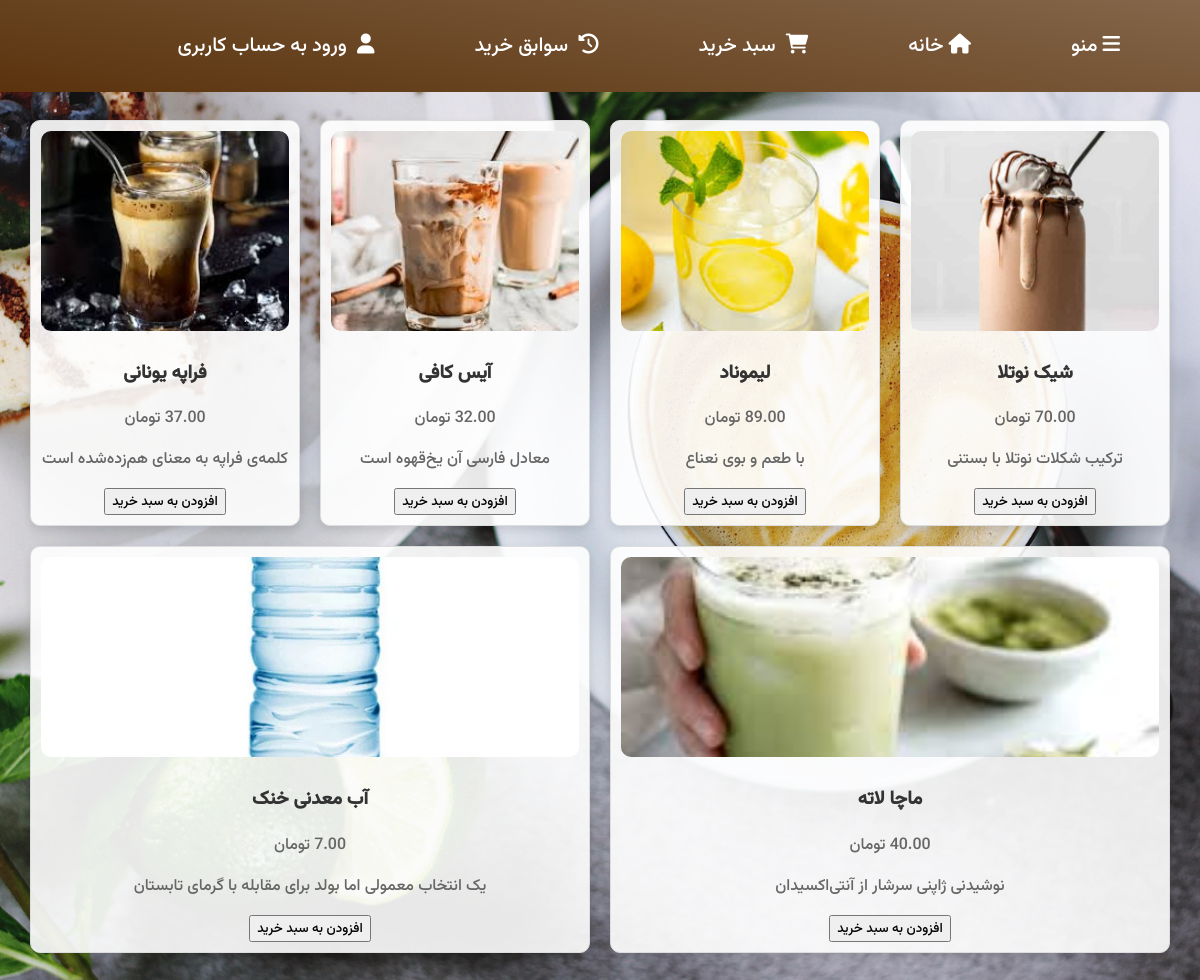
Page /store/?category=cold_drinks on the committed database.
### mainapp/models.py (models this page shows, shortened)
class Product(models.Model):
    CATEGORY_CHOICES = [
        ('hot_drinks', 'نوشیدنی گرم'),
        ('cold_drinks', 'نوشیدنی سرد'),
        ('cakes', 'کیک'),
        ('breakfast','صبحانه')
    ]
    category = models.CharField(_("دسته بندی محصول"),max_length=20, choices=CATEGORY_CHOICES, default='hot_drinks')
    name = models.CharField(_('نام'), max_length=255)
    description = models.CharField( _("توضیحات"), max_length=255, blank=True, null=True)
    price = models.DecimalField(_("قیمت"),default=0, max_digits=10, decimal_places=2, validators=[validators.MinValueValidator(0)])
    timeNeeded = models.IntegerField(_("زمان مورد نیاز"),default=0, validators=[validators.MaxValueValidator(60)])
    coffee = models.PositiveIntegerField(_("قهوه"),default=0)
    milk = models.PositiveIntegerField(_("شیر"),default=0)
    chocolate = models.PositiveIntegerField(_("شکلات"),default=0)
    flour = models.PositiveIntegerField(_("آرد"),default=0)
    sugar = models.PositiveIntegerField(_("شکر"),default=0)
    egg = models.PositiveIntegerField(_("تخم مرغ"),default=0)
    bread = models.PositiveIntegerField(_("نان"),default=0)
    image = models.ImageField(_("تصویر"),upload_to='products/')
    created_at = models.DateTimeField(auto_now_add=True)
    updated_at = models.DateTimeField(auto_now=True)
    sold_count = models.PositiveBigIntegerField(default=0)

### mainapp/views.py (the view)
# urls.py: path('store/', views.store_view, name='store'),
def store_view(request):
    all_products = Product.objects.all()
    materials = {
        'قهوه': Storage.objects.get_or_create(name='قهوه')[0],
        'شیر': Storage.objects.get_or_create(name='شیر')[0],
        'شکلات': Storage.objects.get_or_create(name='شکلات')[0],
        'آرد': Storage.objects.get_or_create(name='آرد')[0],
        'شکر': Storage.objects.get_or_create(name='شکر')[0],
    }
    products_with_availability = []
    for product in all_products:
        is_available = (
            product.coffee <= materials['قهوه'].stock and
            product.milk <= materials['شیر'].stock and
            product.chocolate <= materials['شکلات'].stock and
            product.flour <= materials['آرد'].stock and
            product.sugar <= materials['شکر'].stock
        )
        products_with_availability.append({
            'product': product,
            'is_available': is_available
        })
    context = {
        'products_with_availability': products_with_availability,
        'materials': materials,
    }
    return render(request, 'mainapp/store.html', context)

### templates/mainapp/store.html (shortened to what this page needs)
{% extends 'base.html' %}
{% block content %}
<!DOCTYPE html>
<html lang="fa">
<head>
</head>
<body>
    {% load static %}
    <link rel="stylesheet" href="{% static 'css/store.css' %}">
    <h1>محصولات</h1>
    <div class="product-container">
        {% for item in products_with_availability %}
            {% if not request.GET.category or request.GET.category == item.product.category %}
                <div class="product-card">
                    <img src="{{ item.product.image.url }}" alt="{{ item.product.name }}">
                    <h3>{{ item.product.name }}</h3>
                    <p>{{ item.product.price }} تومان</p>
                    <p>{{ item.product.description }}</p>
                    {% if not request.GET.from_admin %}
                        {% if item.is_available %}
                            <div class="add-to-cart-btn">
                                <form action="{% url 'add_to_cart' item.product.id %}" method="post">
                                    <button type="submit">افزودن به سبد خرید</button>
                                </form>
                            </div>
                        {% else %}
                            <p>مواد اولیه کافی نیست</p>
                        {% endif %}
                    {% endif %}
                </div>
            {% endif %}
        {% endfor %}
    </div>
</body>
</html>
{% endblock content %}

### static/css/homePage.css (style rules this page uses)
* { font-family: Vazirmatn; }
body { margin: 0; padding: 0; direction: rtl; background: linear-gradient(225deg, #c3a282, #e4d7cc); }

### static/css/store.css (style rules this page uses)
body { font-family: Arial, sans-serif; margin: 0; padding: 0; background: url('../images/background.jpg') no-repeat center center fixed; background-size: cover; color: #333; }
h1 { text-align: center; margin: 20px 0; color: #fff; text-shadow: 2px 2px 4px rgba(0, 0, 0, 0.7); }
.product-container { display: flex; flex-wrap: wrap; justify-content: center; padding: 20px; }
.product-card { background-color: rgba(255, 255, 255, 0.9); border: 1px solid #ddd; border-radius: 10px; box-shadow: 0 4px 8px rgba(0, 0, 0, 0.1); margin: 10px; padding: 10px; text-align: center; width: 220px; transition: transform 0.2s; flex: 1 0 220px; }
.product-card img { border-radius: 10px; width: 100%; height: 200px; object-fit: cover; }
.product-card h3 { color: #333; }
.product-card p { color: #666; }
.add-to-cart-btn { margin-top: 10px; }

### templates/mainapp/store.html (style rules this page uses)
.product-card img { border-radius: 10px; width: 100%; height: 200px; object-fit: cover; }

### rows in the picture
Product: product.image (picture), product.name "شیک نوتلا", product.description "ترکیب شکلات نوتلا با بستنی"
Product: product.image (picture), product.name "لیموناد", product.description "با طعم و بوی نعناع"
Product: product.image (picture), product.name "آیس کافی", product.description "معادل فارسی آن یخ‌قهوه است"
Product: product.image (picture), product.name "فراپه یونانی", product.description "کلمه‌ی فراپه به معنای هم‌زده‌شده است"
Product: product.image (picture), product.name "ماچا لاته", product.description "نوشیدنی ژاپنی سرشار از آنتی‌اکسیدان"
Product: product.image (picture), product.name "آب معدنی خنک", product.price "7.00", product.description "یک انتخاب معمولی اما بولد برای مقابله با گرمای تابستان"
